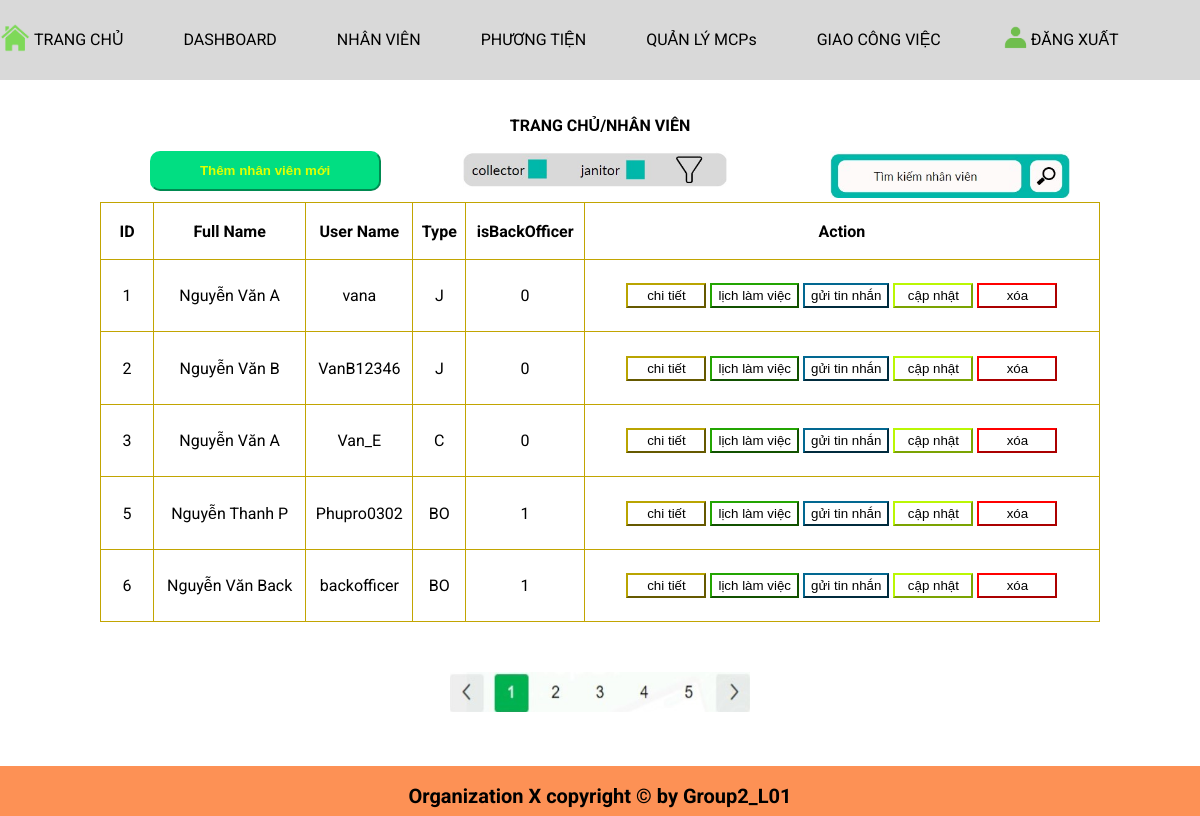
Page /Nhanvien/index.php on the committed database.
### tables this page shows
CREATE TABLE `staff_db` (
  `ID` int(255) UNSIGNED NOT NULL,
  `FULL_NAME` varchar(255) DEFAULT NULL,
  `USER_NAME` varchar(255) DEFAULT NULL,
  `TYPE` varchar(255) NOT NULL,
  `isBackOfficer` tinyint(1) NOT NULL,
  `AGE` int(40) NOT NULL
);

### Nhanvien/index.php (the view, shortened to what this page needs)
<!DOCTYPE html>
<html lang="en">
<head>
    <link rel="stylesheet" href="template.css">
    <link rel="stylesheet" href="staff.css">
</head>
<body>
    <?php
        include('header.php');
    ?>
    <?php
    $con = mysqli_connect("localhost", 'root', '', "examples");
    $sql = "SELECT * FROM staff_db";
    $records = mysqli_query($con, $sql);
    ?>
    <div class="container">
        <div class="sub_header">
            <p style="text-align: center; font-weight: bold">TRANG CHỦ/NHÂN VIÊN</p>
        </div>
        <div class="sub_sub_header">
            <div class="add_staff">
                <a href="form_add.php"><button type="button" class="add_staff_button">Thêm nhân viên mới</button></a>
            </div>
            <div class="fillter">
                <img src="images/fill_staff.jpg" alt="fillstaff.jpg" style="width: 80%">
            </div>
            <div class="search">
                <img src="images/search_staff.jpg" alt="search_staff.jpg" style="width: 80%;">
            </div>
        </div>
        <div>
            <table>
                <tr>
                    <th class="idd">ID</th>
                    <th>Full Name</th>
                    <th>User Name</th>
                    <th class="type">Type</th>
                    <th>isBackOfficer</th>
                    <th>Action</th>
                </tr>
                <?php
                while ($row = mysqli_fetch_assoc($records)) {
                ?>
                    <tr>
                        <td><?php echo $row["ID"]; ?></td>
                        <td><?php echo $row["FULL_NAME"]; ?></td>
                        <td><?php echo $row["USER_NAME"]; ?></td>
                        <td><?php echo $row["TYPE"]; ?></td>
                        <td><?php echo $row["isBackOfficer"]; ?></td>
                        <td>
                            <a href="detail.php?id=<?php echo $row["ID"]; ?>"><button class="detail" type="button">chi tiết</button></a>
                            <a href="work_calender.php?id=<?php echo $row["ID"]; ?>"><button class="calender" type="button">lịch làm việc</button></a>
                            <a href="send_message.php?id=<?php echo $row["ID"]; ?>"><button class="message" type="button">gửi tin nhắn</button></a>
                            <a href="edit_form.php?id=<?php echo $row["ID"]; ?>"><button class="edit" "type="button">cập nhật</button></a>
                            <a href="delete.php?id=<?php echo $row["ID"]; ?>"><button class="delete" "type="button">xóa</button></a>
                        </td>
                    </tr>
                <?php
                }
                ?>
            </table>
            <div style="text-align:center;">
                <img src="images/transision_bar.jpg" alt="" style="width: 300px; height: 40px">
            </div>
        </div>
    </div>
    <footer>
        <span>Organization X copyright © by Group2_L01</span>
    </footer>
</body>
</html>

### Nhanvien/header.php
<?php
    echo "<header>";
    echo "<div class=\"inner-header\">";
        echo "<span class=\"menu\">";
            echo "<li><img src=\"./images/home.png\" width=\"30px\" class=\"icon\"> <a href=\"./home.html\">TRANG CHỦ
                </a>
            </li>";
            echo "<li><a href=\"./home.html\">DASHBOARD</a> </li>";
            echo "<li><a href=\"#\">NHÂN VIÊN</a> </li>";
            echo "<li><a href=\"#\">PHƯƠNG TIỆN</a> </li>";
            echo "<li><a href=\"#\">QUẢN LÝ MCPs</a> </li>";
            echo "<li><a href=\"#\">GIAO CÔNG VIỆC</a> </li>";
            echo "<li><img src=\"./images/user.png\" width=\"30px\" class=\"icon\"><a href=\"#\">ĐĂNG XUẤT</a> </li>";
        echo "</span>";
    echo "</div>";
    echo "</header>";
?>

### Nhanvien/template.css (style rules this page uses)
body { display: flex; justify-content: center; align-items: center; height: 100vh; font-family: 'Roboto', sans-serif; }
header { display: inline-block; position: fixed; justify-content: center; align-items: center; top: 0; width: 100%; z-index: 100; background-color: rgb(217, 217, 217); height: 80px; }
.icon { position: relative; top: 7px; }
.inner-header { max-width: 1200px; height: 100%; display: flex; align-items: center; margin: 0 auto; }
.menu { display: flex; align-items: center; list-style: none; min-width: 1200px; }
.menu li { height: 56px; margin-right: 5%; }
.menu li a { color: black; line-height: 56px; height: 56px; font-size: 1rem; text-decoration: none; }
footer { display: flex; position: fixed; justify-content: center; align-items: center; bottom: 0; width: 100%; z-index: 100; background-color: rgb(253, 145, 85); height: 50px; }
footer span { position: fixed; bottom: 8px; color: black; font-size: 20px; font-weight: bold; }

### Nhanvien/staff.css (style rules this page uses)
table, th, td { border: 1px solid black; border-collapse: collapse; text-align: center; width: auto; margin: 50px auto; border: 1.7px solid rgb(194, 165, 1); }
table { width: 1000px; height: 420px; }
.idd { width: 50px; }
.type { width: 50px; }
.sub_header { width: 100%; font-weight: bold; text-align: center; }
.sub_sub_header { width: 100%; }
.add_staff { width: 33%; float: left; text-align: center; }
.fillter { width: 33%; float: left; text-align: center; }
.search { width: 30%; float: right; text-align: center; }
.detail { border-color: rgb(185, 164, 1); background-color: white; text-align: center; width: 80px; height: 25px; }
.calender { border-color: rgb(35, 165, 2); background-color: white; text-align: center; height: 25px; }
.message { border-color: rgb(2, 104, 145); background-color: white; text-align: center; height: 25px; }
.edit { border-color: rgb(186, 247, 4); background-color: white; text-align: center; width: 80px; height: 25px; }
.delete { border-color: red; background-color: white; text-align: center; width: 80px; height: 25px; }
.add_staff_button { color: rgb(225, 255, 0); font-weight: bold; background-color: rgb(1, 222, 130); border-color: rgb(1, 222, 130); text-align: center; width: 70%; height: 40px; border-radius: 10px; }

### rows in the picture
staff_db: ID "1", FULL_NAME "Nguyễn Văn A", USER_NAME "vana", TYPE "J", isBackOfficer "0"
staff_db: ID "2", FULL_NAME "Nguyễn Văn B", USER_NAME "VanB12346", TYPE "J", isBackOfficer "0"
staff_db: ID "3", FULL_NAME "Nguyễn Văn A", USER_NAME "Van_E", TYPE "C", isBackOfficer "0"
staff_db: ID "5", FULL_NAME "Nguyễn Thanh P", USER_NAME "Phupro0302", TYPE "BO", isBackOfficer "1"
staff_db: ID "6", FULL_NAME "Nguyễn Văn Back", USER_NAME "backofficer", TYPE "BO", isBackOfficer "1"
